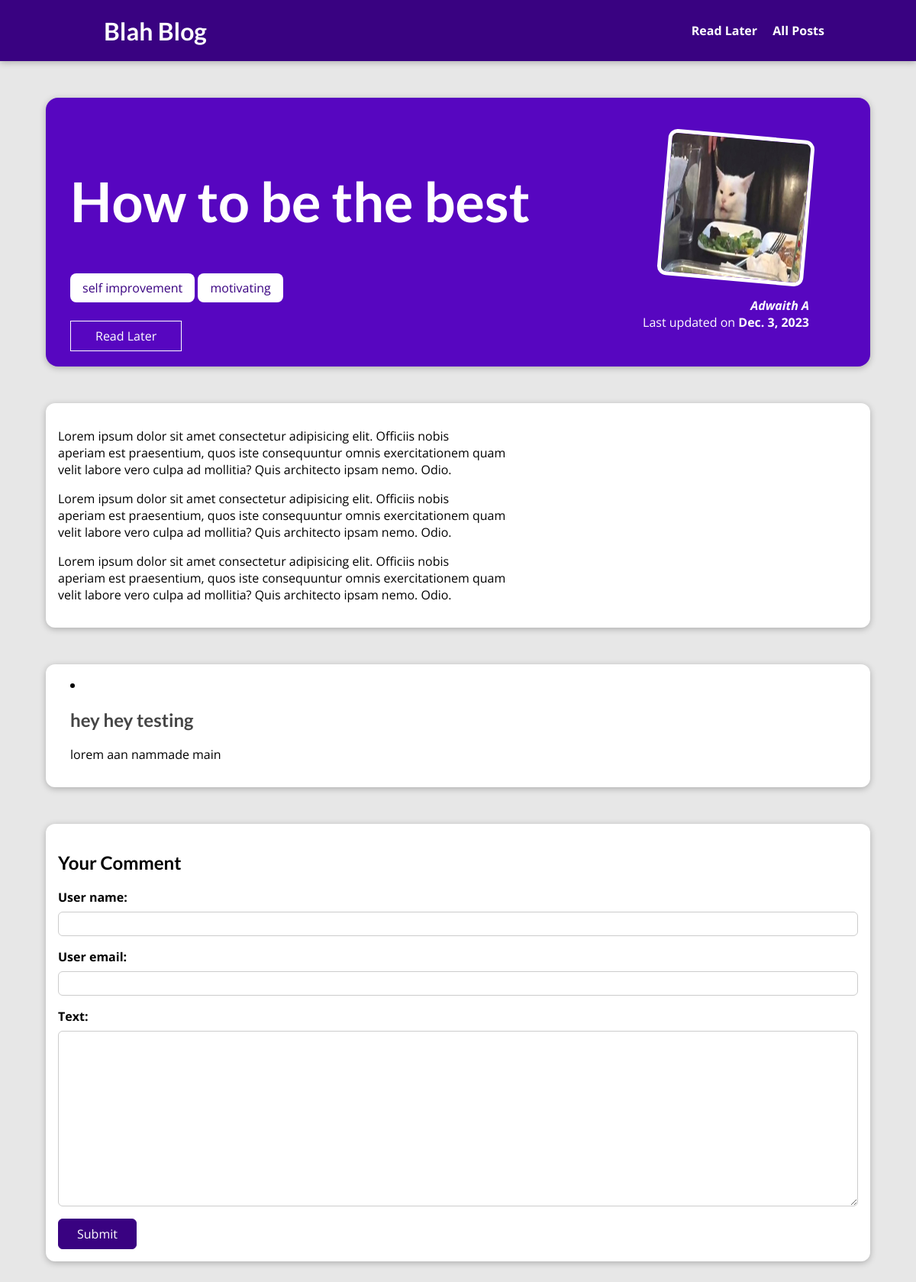
/posts/how-to-be-the-best, run on the app's committed database.
### blog/models.py (models this page shows, shortened)
class PostModel(models.Model):
    title = models.CharField(max_length=50)
    excerpt = models.CharField(max_length=150)
    img_name = models.ImageField(upload_to='posts',null=True)
    date = models.DateField(auto_now=True)
    slug = models.SlugField(unique=True,db_index=True)
    content = models.TextField(validators=[MinLengthValidator(10)])
    author = models.ForeignKey(AuthorModel,on_delete=models.SET_NULL,null=True,related_name="posts")
    tag = models.ManyToManyField(TagModel)

class TagModel(models.Model):
    caption = models.CharField(max_length=50)

class AuthorModel(models.Model):
    first_name = models.CharField(max_length=50)
    last_name = models.CharField(max_length=50)
    email = models.EmailField(max_length=150)
    def full_name(self):
        return f"{self.first_name} {self.last_name}"
    def __str__(self) -> str:
        return self.full_name()

class Comment(models.Model):
    user_name = models.CharField(max_length=120)
    user_email = models.EmailField()
    text = models.TextField(max_length=400)
    post = models.ForeignKey(PostModel,on_delete=models.SET_NULL,null=True,related_name='comments')

### blog/views.py (the view, shortened to what this page needs)
# urls.py: path('posts/<slug:slug>',SinglePost.as_view(),name='post-detail-page'),
class SinglePost(View):
    def is_stored_post(self,request,post_id):
        stored_post = request.session.get('stored_posts')
        if stored_post is not None:
            is_saved = post_id in stored_post
        else:
            is_saved = False
        return is_saved
    def get(self,request,slug):
        post = PostModel.objects.get(slug=slug)
        return render(request,'blog/post-detail.html',{
            'post':post,
            'tags':post.tag.all(),
            'comment_form':CommentForm(),
            'comments':post.comments.all().order_by('-id'),
            'is_saved':self.is_stored_post(request,post.id)
        })

### blog/forms.py
class CommentForm(forms.ModelForm):
    class Meta:
        model = Comment
        exclude = ['post']
        label = {
            "user_name":"Your name",
            "user_email":"Your email",
            "text":"Your Comment"
        }

### blog/templates/blog/post-detail.html (shortened to what this page needs)
{% extends "base.html" %}
{% load static %}{% comment %} Holy shit dude why isnt it not working without this 🥴{% endcomment %}
{% block css_file %}
<link rel="stylesheet" href="{% static "blog/post-detail.css" %}"/>
{% endblock css_file %}
{% block content %}
<section id="summary">
    <h2>{{post.title}}</h2>
    <div>
        {%for tag in tags%}
        <span><div class="tag">{{tag.caption}}</div></span>
        {% endfor %}
    </div>
    <div id="read-later">
        <form action="{% url "read-later"%}" method="POST">
            <button>
                {% if is_saved %}
                    Remove from Read Later
                {% else %}
                    Read Later
                {% endif %}
            </button>
        </form>
    </div>
    <article>
        <img src="{{post.img_name.url}}" alt="">
        <address><a href="mailto:{{post.author.email}}">{{post.author}}</a></address>
        <div>
            Last updated on <time>{{post.date}}</time>
        </div>
    </article>
</section>
<main>
    {{post.content|linebreaks}}
</main>
<div id="comments">
    {% for comment in comments %}
    <li>
        <h2>{{comment.user_name}}</h2>
        <p>{{comment.text|linebreaks}}</p>
    </li>
    {% endfor %}
</div>
<div id="comment-form">
    <form action="{%url 'post-detail-page' post.slug %}" method="POST" >
        <h2>Your Comment</h2>
        {% for form_field in comment_form %}
            <div class="form-control {% if form_field.errors %} invalid {% endif %}">
                {{form_field.label_tag}}
                {{form_field}}
            </div>
        {% endfor %}
        <button>Submit</button>
    </form>
</div>
{% endblock content %}

### static/app.css (style rules this page uses)
* { box-sizing: border-box; }
html { font-family: 'Open Sans', 'Lato', sans-serif; }
body { margin: 0; }
h1, h2, h3 { font-family: 'Lato', sans-serif; font-weight: bold; }

### blog/static/blog/post-detail.css (style rules this page uses)
body { background-color: #e7e7e7; }
#summary { margin: 8rem auto 3rem auto; padding: 2rem; width: 90%; max-width: 90rem; border-radius: 16px; background-color: #5706c0; position: relative; box-shadow: 0 2px 8px rgba(0, 0, 0, 0.25); height: 22rem; }
#summary h2 { color: white; font-size: 4.5rem; }
#summary article { position: absolute; top: 2rem; right: 3rem; padding: 1rem 2rem; border-radius: 12px; text-align: right; color: white; }
#summary article img { width: 12rem; height: 12rem; border-radius: 12px; transform: rotateZ(5deg); border: 5px solid white; margin-bottom: 1rem; }
#summary address { font-weight: bold; }
#summary a { text-decoration: none; color: white; }
#summary time { font-weight: bold; }
main { width: 90%; max-width: 90rem; margin: 3rem auto; background-color: white; padding: 1rem; border-radius: 12px; box-shadow: 0 2px 8px rgba(0, 0, 0, 0.25); }
.tag { background-color: white; color: #390281; padding: 0.5rem 1rem; border-radius: 8px; display: inline; }
#comment-form { margin: 3rem auto; width: 90%; max-width: 90rem; border-radius: 12px; background-color: white; box-shadow: 0 2px 8px rgba(0, 0, 0, 0.25); padding: 1rem; }
#comment-form button { font: inherit; background-color: #390281; color: white; border: 1px solid #390281; padding: 0.5rem 1.5rem; border-radius: 6px; cursor: pointer; }
.form-control { margin-bottom: 1rem; }
.form-control label { font-weight: bold; margin-bottom: 0.5rem; display: block; }
.form-control input, .form-control textarea { display: block; width: 100%; font: inherit; padding: 0.25rem; border-radius: 6px; border: 1px solid #ccc; }
#comments { margin: 3rem auto; width: 90%; max-width: 90rem; border-radius: 12px; background-color: white; box-shadow: 0 2px 8px rgba(0, 0, 0, 0.25); padding: 1rem 2rem; }
#comments li { margin-bottom: 1rem; border-bottom: 2px solid #ccc; }
#comments li:last-of-type { border-bottom: none; }
#comments h2 { color: #464646; }
#read-later { margin: 2rem 0; }
#read-later button { background-color: transparent; border: 1px solid white; padding: 0.5rem 2rem; font: inherit; color: white; cursor: pointer; }

### data on the page
PostModel: title "How to be the best", img_name (picture), author "Adwaith A", date "Dec. 3, 2023", content "Lorem ipsum dolor sit amet consectetur adipisicing elit. Officiis nobis aperiam est praesentium, quos iste consequuntur omnis exercitationem quam velit labore vero culpa ad mollitia? Quis architecto ipsam nemo. Odio. Lorem ipsum dolor sit amet consectetur adipisicing elit. Officiis nobis aperiam est praesentium, quos iste consequuntur omnis exercitationem quam velit labore vero culpa ad mollitia? Quis architecto ipsam nemo. Odio. Lorem ipsum dolor sit amet consectetur adipisicing elit. Officiis nobis aperiam est praesentium, quos iste consequuntur omnis exercitationem quam velit labore vero culpa ad mollitia? Quis architecto ipsam nemo. Odio."
TagModel: caption "self improvement"
TagModel: caption "motivating"
Comment: user_name "hey hey testing", text "lorem aan nammade main"
